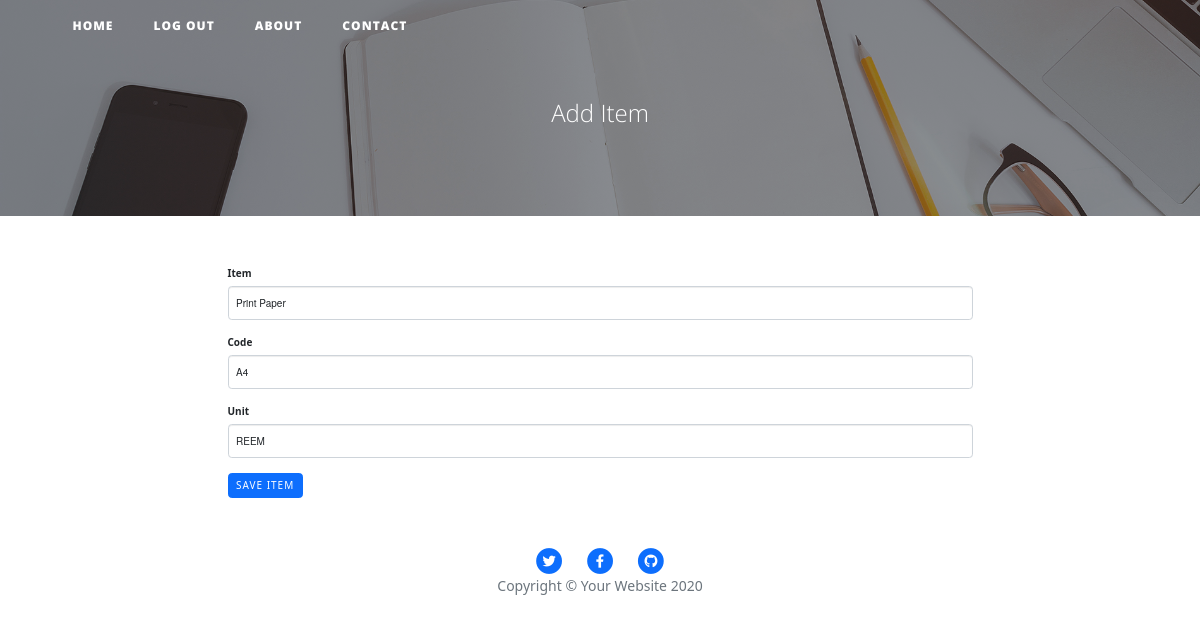
Page /edit-item/1 (signed in) on the committed database.
### main.py (models this page shows)
class Item(db.Model):
    __tablename__ = "items"
    id = db.Column(db.Integer, primary_key=True)
    item_name = db.Column(db.String(250), unique=True, nullable=False)
    item_code = db.Column(db.String(250), nullable=False)
    item_unit = db.Column(db.String(250), nullable=False)

### main.py (the view)
@app.route("/edit-item/<int:item_id>", methods=["GET", "POST"])
@login_required
def edit_item(item_id):
    item = Item.query.get(item_id)
    edit_form = CreateItemForm(
        item_name=item.item_name,
        item_code=item.item_code,
        item_unit=item.item_unit
    )
    if edit_form.validate_on_submit():
        item.item_name = edit_form.item_name.data
        item.item_code = edit_form.item_code.data
        item.item_unit = edit_form.item_unit.data
        db.session.commit()
        return redirect(url_for("view_items"))
    return render_template("new_item.html", form=edit_form, is_edit=True, current_user=current_user)

### forms.py
class CreateItemForm(FlaskForm):
    item_name = StringField("Item", validators=[DataRequired()])
    item_code = StringField("Code", validators=[DataRequired()])
    item_unit = StringField("Unit", validators=[DataRequired()])
    submit = SubmitField("Save Item")

### main.py (called while the page is built)
@login_manager.user_loader
def load_user(user_id):
    return User.query.get(int(user_id))

### templates/new_item.html (shortened to what this page needs)
{% extends 'bootstrap/base.html' %}
{% import "bootstrap/wtf.html" as wtf %}
{% block content %}
{% include "header.html" %}
  <header class="masthead" style="background-image: url('{{ url_for('static', filename='img/edit-bg.jpg')}}')">
    <div class="overlay"></div>
    <div class="container">
      <div class="row">
        <div class="col-lg-8 col-md-10 mx-auto">
          <div class="page-heading">
            <span class="subheading">Add Item</span>
          </div>
        </div>
      </div>
    </div>
  </header>
  <div class="container">
    <div class="row">
      <div class="col-lg-8 col-md-10 mx-auto">
        {{ wtf.quick_form(form, novalidate=True, button_map={"submit": "primary"}) }}
      </div>
    </div>
  </div>
{% include "footer.html" %}
{% endblock %}

### rows in the picture
Item: item_name "Print Paper", item_code "A4", item_unit "REEM"
